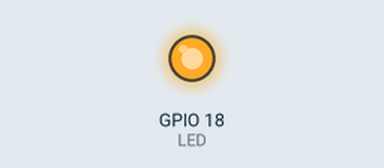
A program run on a simulated Raspberry Pi (BCM pin numbers). On the bench: output pins drawn as LEDs (lit = HIGH). At 2.0 s the program stops and its outputs stay as they are.

Above: at 0.1 s.
At 1.1 s:
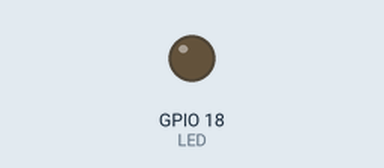
Timing chart, 0 to 2.6 s (numbered marks = the images above):
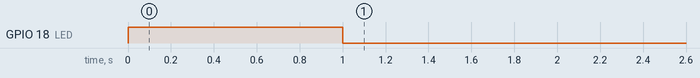

The program:

ledblink.py
```python
import RPi.GPIO as GPIO
import time
GPIO.setwarnings(False)

GPIO.setmode(GPIO.BCM)

LED =  18

GPIO.setup(LED,GPIO.OUT)

GPIO.output(LED,GPIO.HIGH)
time.sleep(1)

GPIO.output(LED,GPIO.LOW)
time.sleep(1)

GPIO.cleanup()
```

Measured:
- by itself, GPIO 18 (LED): LOW → HIGH at 0.00 s, → LOW 1.0 s later
